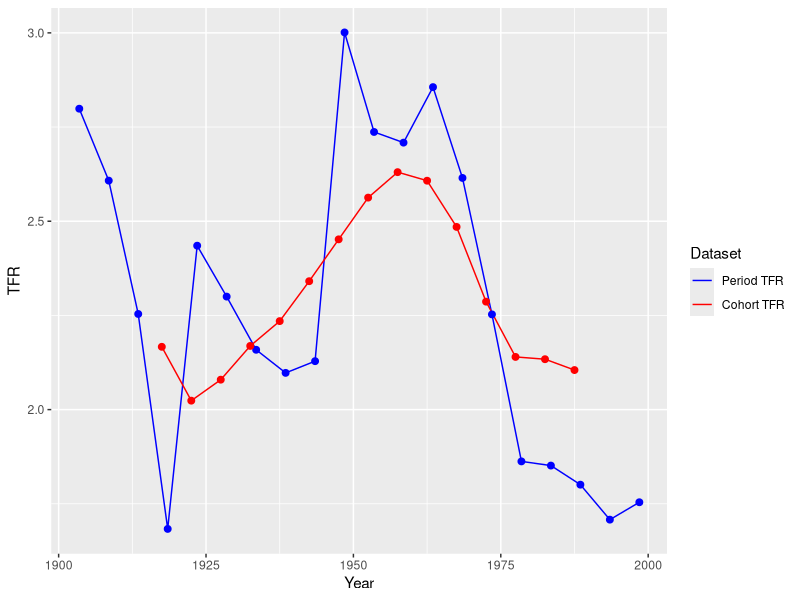

The R source for this figure:
# Load the required libraries
library(ggplot2)
library(readxl)

# Read the data from Excel files, specifying column names
data1 <- read_excel("graph-pset5b.xlsx", col_names = TRUE, range = "A1:B21")
data2 <- read_excel("graph-pset5b.xlsx", col_names = TRUE, range = "D1:E16")

# Create a plot with custom x-axis
plot <- ggplot() +
  geom_line(data = data1, aes(x = `Mid-Period`, y = `Period TFR`, color = "Dataset 1")) +
  geom_line(data = data2, aes(x = `Fertility Cohort`, y = `Cohort TFR`, color = "Dataset 2")) +
  geom_point(data = data1, aes(x = `Mid-Period`, y = `Period TFR`), color = "blue", size = 2) +
  geom_point(data = data2, aes(x = `Fertility Cohort`, y = `Cohort TFR`), color = "red", size = 2) +
  labs(x = "Year", y = "TFR", color = "Dataset") +
  scale_color_manual(values = c("Dataset 1" = "blue", "Dataset 2" = "red"), 
                     labels = c("Period TFR", "Cohort TFR"))  # Add legend labels

# Show the plot
print(plot)
